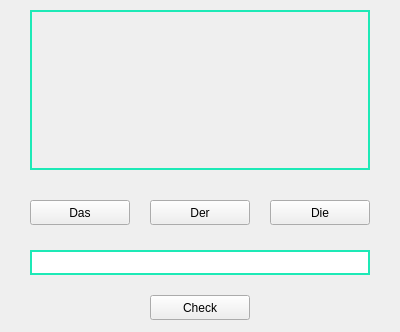
<?xml version="1.0" encoding="UTF-8"?>
<ui version="4.0">
 <class>Form</class>
 <widget class="QWidget" name="Form">
  <property name="geometry">
   <rect>
    <x>0</x>
    <y>0</y>
    <width>400</width>
    <height>332</height>
   </rect>
  </property>
  <property name="windowTitle">
   <string>Language Master - Flash Cards</string>
  </property>
  <property name="windowIcon">
   <iconset>
    <normaloff>../IMG/LOGO.png</normaloff>../IMG/LOGO.png</iconset>
  </property>
  <widget class="QLabel" name="label">
   <property name="geometry">
    <rect>
     <x>30</x>
     <y>10</y>
     <width>340</width>
     <height>160</height>
    </rect>
   </property>
   <property name="styleSheet">
    <string notr="true">border: 2px solid rgb(29, 233, 182);
</string>
   </property>
   <property name="text">
    <string/>
   </property>
   <property name="scaledContents">
    <bool>false</bool>
   </property>
   <property name="alignment">
    <set>Qt::AlignCenter</set>
   </property>
  </widget>
  <widget class="QPushButton" name="das">
   <property name="geometry">
    <rect>
     <x>30</x>
     <y>200</y>
     <width>100</width>
     <height>25</height>
    </rect>
   </property>
   <property name="styleSheet">
    <string notr="true">text-transform: capitalize;</string>
   </property>
   <property name="text">
    <string>Das</string>
   </property>
  </widget>
  <widget class="QPushButton" name="die">
   <property name="geometry">
    <rect>
     <x>270</x>
     <y>200</y>
     <width>100</width>
     <height>25</height>
    </rect>
   </property>
   <property name="styleSheet">
    <string notr="true">text-transform:capitalize;</string>
   </property>
   <property name="text">
    <string>Die</string>
   </property>
  </widget>
  <widget class="QPushButton" name="der">
   <property name="geometry">
    <rect>
     <x>150</x>
     <y>200</y>
     <width>100</width>
     <height>25</height>
    </rect>
   </property>
   <property name="styleSheet">
    <string notr="true">text-transform:capitalize;</string>
   </property>
   <property name="text">
    <string>Der</string>
   </property>
  </widget>
  <widget class="QLineEdit" name="input">
   <property name="geometry">
    <rect>
     <x>30</x>
     <y>250</y>
     <width>340</width>
     <height>25</height>
    </rect>
   </property>
   <property name="styleSheet">
    <string notr="true">border: 2px solid rgb(29, 233, 182);</string>
   </property>
   <property name="alignment">
    <set>Qt::AlignCenter</set>
   </property>
  </widget>
  <widget class="QPushButton" name="check_BT">
   <property name="geometry">
    <rect>
     <x>150</x>
     <y>295</y>
     <width>100</width>
     <height>25</height>
    </rect>
   </property>
   <property name="styleSheet">
    <string notr="true">text-transform:capitalize;</string>
   </property>
   <property name="text">
    <string>Check</string>
   </property>
  </widget>
 </widget>
 <resources/>
 <connections/>
</ui>
